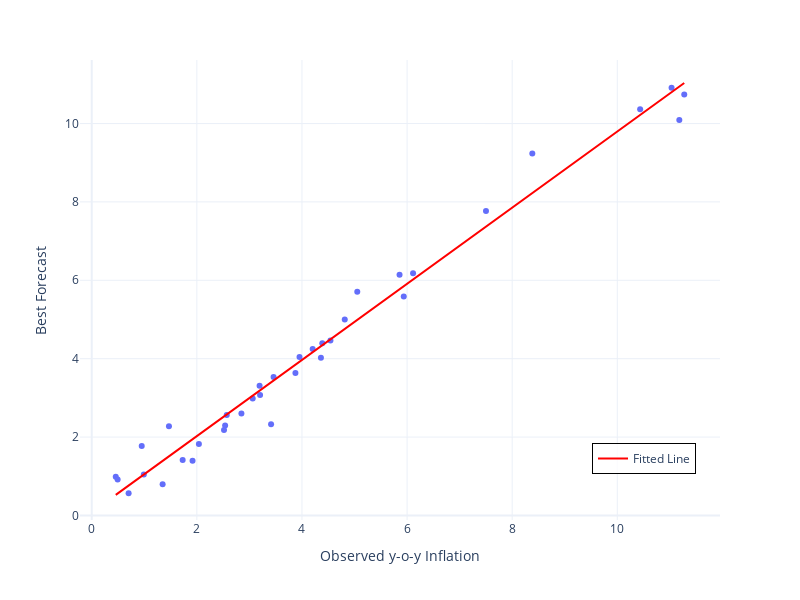

Notebook code cell kept with this figure:
### Code cell
# Create a scatter plot
fig = px.scatter(only_validation, x='cpi', y='ridge')
# Fit a line to the data
fit = np.polyfit(only_validation['cpi'], only_validation['ridge'], deg=1)
fit_fn = np.poly1d(fit)
# Add the fitted line to the plot
fig.add_trace(go.Scatter(
    x=only_validation['cpi'], 
    y=fit_fn(only_validation['cpi']), 
    mode='lines', 
    name='Fitted Line',
    line=dict(color='red', width=2)
))

# Update layout for better visualization
fig.update_layout(
    xaxis_title='Observed y-o-y Inflation',
    yaxis_title='Best Forecast',
    template='plotly_white',
    width=800, 
    height=600,
    legend=dict(
        x=0.8,
        y=0.1,
        bgcolor='rgba(255, 255, 255, 0.8)',
        bordercolor='black',
        borderwidth=1
    ),
    title=dict(
        x=0.5,
        xanchor='center'
    )
)

# Show the plot
fig.show()

### Figure 1 — Plotly figure (JSON) as saved in the notebook; plotly's stock layout.template omitted (floating-point values rounded to 4 significant figures)
{"data": [{"hovertemplate": "cpi=%{x}<br>ridge=%{y}<extra></extra>", "legendgroup": "", "marker": {"color": "#636efa", "symbol": "circle"}, "mode": "markers", "name": "", "orientation": "v", "showlegend": false, "type": "scatter", "x": [4.204, 8.383, 11.03, 11.27, 11.18, 10.43, 5.857, 4.542, 4.387, 4.361, 4.814, 5.052, 7.501, 6.114, 5.937, 3.194, 3.062, 3.203, 3.876, 2.569, 0.9509, 1.349, 1.73, 1.918, 2.538, 3.412, 1.469, 0.4567, 0.9905, 0.4926, 0.7015, 2.039, 2.848, 2.517, 3.46, 3.954], "xaxis": "x", "y": [4.249, 9.233, 10.91, 10.74, 10.09, 10.37, 6.141, 4.463, 4.394, 4.026, 5.0, 5.71, 7.77, 6.182, 5.587, 3.306, 2.983, 3.076, 3.635, 2.561, 1.773, 0.7952, 1.415, 1.394, 2.297, 2.326, 2.278, 0.9849, 1.043, 0.9178, 0.5665, 1.826, 2.6, 2.183, 3.535, 4.041], "yaxis": "y"}, {"line": {"color": "red", "width": 2}, "mode": "lines", "name": "Fitted Line", "type": "scatter", "x": [4.204, 8.383, 11.03, 11.27, 11.18, 10.43, 5.857, 4.542, 4.387, 4.361, 4.814, 5.052, 7.501, 6.114, 5.937, 3.194, 3.062, 3.203, 3.876, 2.569, 0.9509, 1.349, 1.73, 1.918, 2.538, 3.412, 1.469, 0.4567, 0.9905, 0.4926, 0.7015, 2.039, 2.848, 2.517, 3.46, 3.954], "y": [4.165, 8.225, 10.8, 11.03, 10.94, 10.22, 5.771, 4.493, 4.343, 4.318, 4.758, 4.99, 7.369, 6.021, 5.849, 3.184, 3.056, 3.193, 3.847, 2.577, 1.005, 1.392, 1.762, 1.945, 2.547, 3.396, 1.509, 0.5251, 1.044, 0.5601, 0.763, 2.062, 2.848, 2.526, 3.443, 3.922]}], "layout": {"height": 600, "legend": {"bgcolor": "rgba(255, 255, 255, 0.8)", "bordercolor": "black", "borderwidth": 1, "tracegroupgap": 0, "x": 0.8, "y": 0.1}, "margin": {"t": 60}, "title": {"x": 0.5, "xanchor": "center"}, "width": 800, "xaxis": {"anchor": "y", "domain": [0, 1], "title": {"text": "Observed y-o-y Inflation"}}, "yaxis": {"anchor": "x", "domain": [0, 1], "title": {"text": "Best Forecast"}}}}
